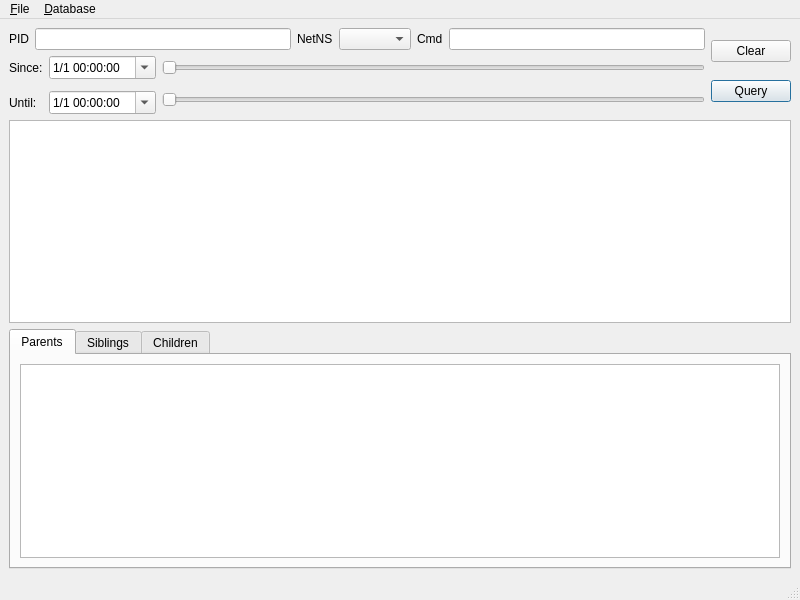
<?xml version="1.0" encoding="UTF-8"?>
<ui version="4.0">
 <class>Procwatch</class>
 <widget class="QMainWindow" name="Procwatch">
  <property name="geometry">
   <rect>
    <x>0</x>
    <y>0</y>
    <width>800</width>
    <height>600</height>
   </rect>
  </property>
  <property name="focusPolicy">
   <enum>Qt::NoFocus</enum>
  </property>
  <property name="windowTitle">
   <string>Procwatch</string>
  </property>
  <widget class="QWidget" name="centralwidget">
   <layout class="QVBoxLayout" name="verticalLayout_7">
    <item>
     <layout class="QHBoxLayout" name="horizontalLayout_2">
      <item>
       <layout class="QVBoxLayout" name="verticalLayout_6">
        <item>
         <layout class="QHBoxLayout" name="horizontalLayout">
          <item>
           <widget class="QLabel" name="label">
            <property name="text">
             <string>PID</string>
            </property>
            <property name="buddy">
             <cstring>pidLine</cstring>
            </property>
           </widget>
          </item>
          <item>
           <widget class="QLineEdit" name="pidLine"/>
          </item>
          <item>
           <widget class="QLabel" name="label_2">
            <property name="text">
             <string>NetNS</string>
            </property>
            <property name="buddy">
             <cstring>netnsCombo</cstring>
            </property>
           </widget>
          </item>
          <item>
           <widget class="QComboBox" name="netnsCombo"/>
          </item>
          <item>
           <widget class="QLabel" name="label_3">
            <property name="text">
             <string>Cmd</string>
            </property>
            <property name="buddy">
             <cstring>filterLine</cstring>
            </property>
           </widget>
          </item>
          <item>
           <widget class="QLineEdit" name="filterLine"/>
          </item>
         </layout>
        </item>
        <item>
         <layout class="QGridLayout" name="gridLayout">
          <item row="0" column="0">
           <widget class="QLabel" name="label_4">
            <property name="text">
             <string>Since:</string>
            </property>
           </widget>
          </item>
          <item row="0" column="2">
           <widget class="QSlider" name="sinceSlider">
            <property name="orientation">
             <enum>Qt::Horizontal</enum>
            </property>
           </widget>
          </item>
          <item row="1" column="2" rowspan="2">
           <widget class="QSlider" name="untilSlider">
            <property name="orientation">
             <enum>Qt::Horizontal</enum>
            </property>
           </widget>
          </item>
          <item row="2" column="0">
           <widget class="QLabel" name="label_5">
            <property name="text">
             <string>Until:</string>
            </property>
           </widget>
          </item>
          <item row="0" column="1">
           <widget class="QDateTimeEdit" name="sinceTime">
            <property name="displayFormat">
             <string>M/d hh:mm:ss</string>
            </property>
            <property name="calendarPopup">
             <bool>true</bool>
            </property>
           </widget>
          </item>
          <item row="2" column="1">
           <widget class="QDateTimeEdit" name="untilTime">
            <property name="displayFormat">
             <string>M/d hh:mm:ss</string>
            </property>
            <property name="calendarPopup">
             <bool>true</bool>
            </property>
           </widget>
          </item>
         </layout>
        </item>
       </layout>
      </item>
      <item>
       <layout class="QVBoxLayout" name="verticalLayout_5">
        <item>
         <widget class="QPushButton" name="clearButton">
          <property name="text">
           <string>Clear</string>
          </property>
         </widget>
        </item>
        <item>
         <widget class="QPushButton" name="queryButton">
          <property name="text">
           <string>Query</string>
          </property>
          <property name="autoDefault">
           <bool>true</bool>
          </property>
          <property name="default">
           <bool>true</bool>
          </property>
         </widget>
        </item>
       </layout>
      </item>
     </layout>
    </item>
    <item>
     <layout class="QVBoxLayout" name="verticalLayout">
      <item>
       <widget class="DbTable" name="mainTable">
        <property name="selectionMode">
         <enum>QAbstractItemView::SingleSelection</enum>
        </property>
        <property name="selectionBehavior">
         <enum>QAbstractItemView::SelectRows</enum>
        </property>
       </widget>
      </item>
      <item>
       <widget class="QTabWidget" name="relatedTab">
        <property name="currentIndex">
         <number>0</number>
        </property>
        <widget class="QWidget" name="parentTab">
         <attribute name="title">
          <string>Parents</string>
         </attribute>
         <layout class="QVBoxLayout" name="verticalLayout_2">
          <item>
           <widget class="DbTable" name="parentTable"/>
          </item>
         </layout>
        </widget>
        <widget class="QWidget" name="siblingTab">
         <attribute name="title">
          <string>Siblings</string>
         </attribute>
         <layout class="QVBoxLayout" name="verticalLayout_3">
          <item>
           <widget class="DbTable" name="siblingTable"/>
          </item>
         </layout>
        </widget>
        <widget class="QWidget" name="childrenTab">
         <attribute name="title">
          <string>Children</string>
         </attribute>
         <layout class="QVBoxLayout" name="verticalLayout_4">
          <item>
           <widget class="DbTable" name="childrenTable"/>
          </item>
         </layout>
        </widget>
       </widget>
      </item>
     </layout>
    </item>
   </layout>
  </widget>
  <widget class="QMenuBar" name="menubar">
   <property name="geometry">
    <rect>
     <x>0</x>
     <y>0</y>
     <width>800</width>
     <height>28</height>
    </rect>
   </property>
   <widget class="QMenu" name="menu_File">
    <property name="title">
     <string>&amp;File</string>
    </property>
    <addaction name="action_Settings"/>
    <addaction name="separator"/>
    <addaction name="action_Quit"/>
   </widget>
   <widget class="QMenu" name="menu_Database">
    <property name="title">
     <string>&amp;Database</string>
    </property>
    <addaction name="action_Init"/>
    <addaction name="action_Load"/>
   </widget>
   <addaction name="menu_File"/>
   <addaction name="menu_Database"/>
  </widget>
  <widget class="QStatusBar" name="statusbar"/>
  <action name="action_Quit">
   <property name="text">
    <string>&amp;Quit</string>
   </property>
  </action>
  <action name="action_Settings">
   <property name="text">
    <string>&amp;Settings</string>
   </property>
  </action>
  <action name="action_Load">
   <property name="text">
    <string>&amp;Load...</string>
   </property>
  </action>
  <action name="action_Init">
   <property name="text">
    <string>&amp;Init</string>
   </property>
  </action>
 </widget>
 <customwidgets>
  <customwidget>
   <class>DbTable</class>
   <extends>QTableWidget</extends>
   <header>app_table</header>
  </customwidget>
 </customwidgets>
 <tabstops>
  <tabstop>pidLine</tabstop>
  <tabstop>netnsCombo</tabstop>
  <tabstop>filterLine</tabstop>
  <tabstop>queryButton</tabstop>
  <tabstop>clearButton</tabstop>
  <tabstop>parentTable</tabstop>
  <tabstop>relatedTab</tabstop>
  <tabstop>mainTable</tabstop>
  <tabstop>childrenTable</tabstop>
  <tabstop>sinceSlider</tabstop>
  <tabstop>siblingTable</tabstop>
  <tabstop>untilSlider</tabstop>
 </tabstops>
 <resources/>
 <connections>
  <connection>
   <sender>action_Quit</sender>
   <signal>activated()</signal>
   <receiver>Procwatch</receiver>
   <slot>close()</slot>
   <hints>
    <hint type="sourcelabel">
     <x>-1</x>
     <y>-1</y>
    </hint>
    <hint type="destinationlabel">
     <x>399</x>
     <y>299</y>
    </hint>
   </hints>
  </connection>
  <connection>
   <sender>filterLine</sender>
   <signal>returnPressed()</signal>
   <receiver>queryButton</receiver>
   <slot>click()</slot>
   <hints>
    <hint type="sourcelabel">
     <x>602</x>
     <y>53</y>
    </hint>
    <hint type="destinationlabel">
     <x>747</x>
     <y>53</y>
    </hint>
   </hints>
  </connection>
  <connection>
   <sender>pidLine</sender>
   <signal>returnPressed()</signal>
   <receiver>queryButton</receiver>
   <slot>click()</slot>
   <hints>
    <hint type="sourcelabel">
     <x>226</x>
     <y>53</y>
    </hint>
    <hint type="destinationlabel">
     <x>747</x>
     <y>53</y>
    </hint>
   </hints>
  </connection>
 </connections>
</ui>
